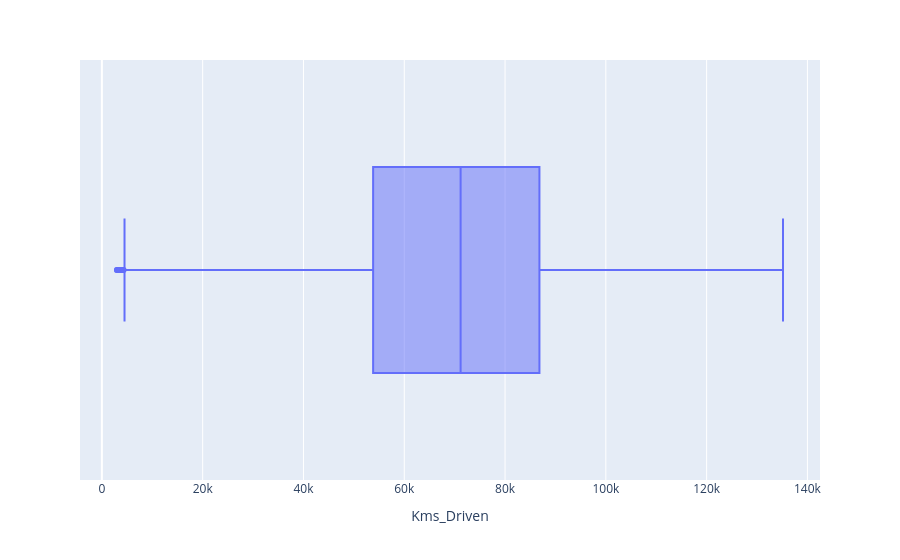

Notebook code cell kept with this figure:
### Code cell
# réafficher les boxplots
for col in quant_data:
    boxplot_func(col)

### Figure 1 — Plotly figure (JSON) as saved in the notebook; plotly's stock layout.template omitted (floating-point values rounded to 4 significant figures; data arrays with more than 128 entries replaced by an {"elided": "..."} marker saying what was removed)
{"data": [{"alignmentgroup": "True", "hovertemplate": "Kms_Driven=%{x}<extra></extra>", "legendgroup": "", "marker": {"color": "#636efa"}, "name": "", "notched": false, "offsetgroup": "", "orientation": "h", "showlegend": false, "type": "box", "x": {"elided": "5861 float values"}, "x0": " ", "xaxis": "x", "y0": " ", "yaxis": "y"}], "layout": {"boxmode": "group", "legend": {"tracegroupgap": 0}, "margin": {"t": 60}, "xaxis": {"anchor": "y", "domain": [0, 1], "title": {"text": "Kms_Driven"}}, "yaxis": {"anchor": "x", "domain": [0, 1]}}}
